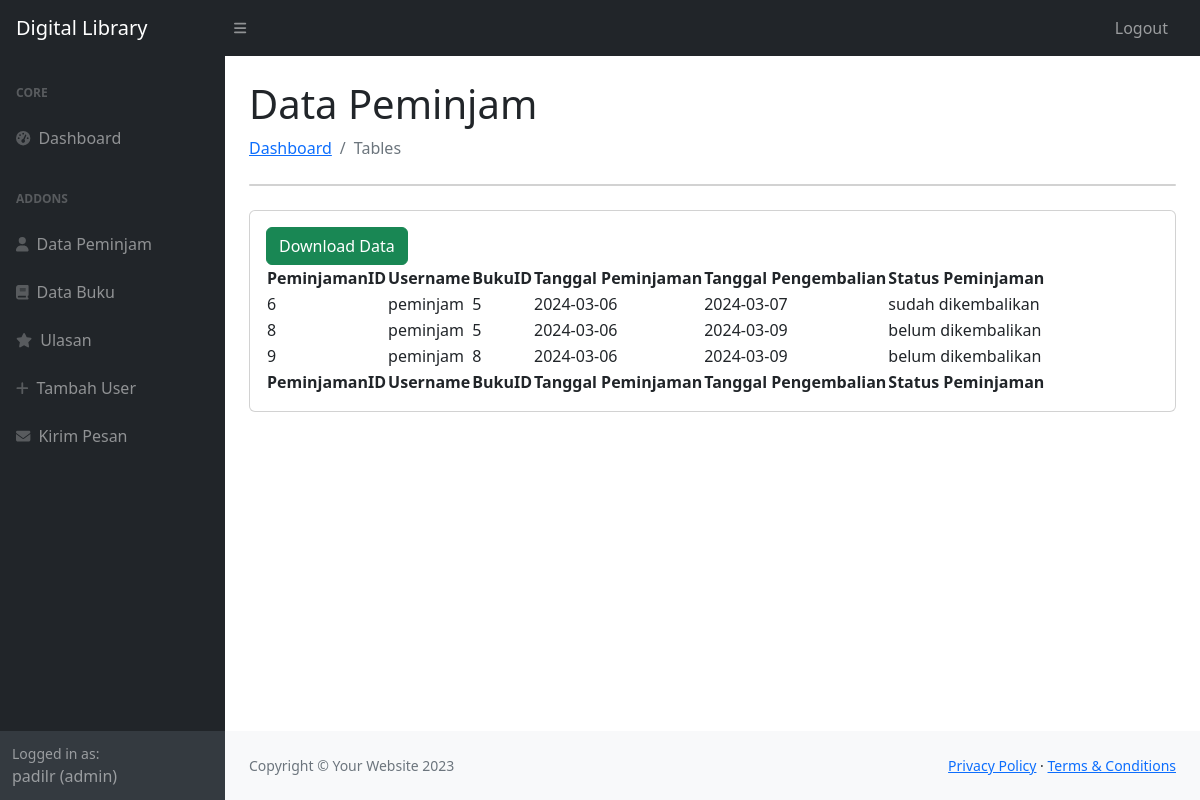
Page /datapeminjam.php (signed in) on the committed database.
### tables this page shows
CREATE TABLE `user` (
  `userID` int(11) NOT NULL,
  `username` varchar(225) NOT NULL,
  `password` varchar(225) NOT NULL,
  `email` varchar(225) NOT NULL,
  `namalengkap` varchar(225) NOT NULL,
  `alamat` text NOT NULL,
  `level` varchar(225) NOT NULL
);

CREATE TABLE `peminjam` (
  `peminjamID` int(11) NOT NULL,
  `userID` int(11) NOT NULL,
  `bukuID` int(11) NOT NULL,
  `tanggalpeminjam` date NOT NULL,
  `tanggalpengembalian` date NOT NULL,
  `statuspeminjaman` varchar(225) NOT NULL,
  `username` varchar(50) NOT NULL,
  `judul` varchar(225) NOT NULL
);

### datapeminjam.php (the view, shortened to what this page needs)
<!DOCTYPE html>
<html lang="en">
    <head>
        <link href="https://cdn.jsdelivr.net/npm/simple-datatables@7.1.2/dist/style.min.css" rel="stylesheet" />
        <link href="css/styles.css" rel="stylesheet" />
    </head>
    <body class="sb-nav-fixed">
    <?php include 'nav.php'; ?>
            <div id="layoutSidenav_content">
                <main>
                    <div class="container-fluid px-4">
                        <h1 class="mt-4">Data Peminjam</h1>
                        <ol class="breadcrumb mb-4">
                            <li class="breadcrumb-item"><a href="index.html">Dashboard</a></li>
                            <li class="breadcrumb-item active">Tables</li>
                        </ol>
                        <div class="card mb-4">
                        </div>
                        <div class="card mb-4">
                            <div class="card-body">
                            <button class="btn btn-success"  onclick="exportToExcel('tblexportData')">Download Data</button>
                                <table id="datatablesSimple">
                                    <thead>
                                        <tr>
                                            <th>PeminjamanID</th>
                                            <th>Username</th>
                                            <th>BukuID</th>
                                            <th>Tanggal Peminjaman</th>
                                            <th>Tanggal Pengembalian</th>
                                            <th>Status Peminjaman</th>
                                        </tr>
                                    </thead>
                                    <tfoot>
                                        <tr>
                                            <th>PeminjamanID</th>
                                            <th>Username</th>
                                            <th>BukuID</th>
                                            <th>Tanggal Peminjaman</th>
                                            <th>Tanggal Pengembalian</th>
                                            <th>Status Peminjaman</th>
                                        </tr>
                                    </tfoot>
                                    <tbody>
                                    <?php
    include 'koneksi.php';
    $query = "SELECT * FROM peminjam";
    $result = mysqli_query($conn, $query);
    if ($result) {
        while ($row = mysqli_fetch_assoc($result)) {
            echo "<tr>";
            echo "<td>" . $row['peminjamID'] . "</td>";
            echo "<td>" . $row['username'] . "</td>";
            echo "<td>" . $row['bukuID'] . "</td>";
            echo "<td>" . $row['tanggalpeminjam'] . "</td>";
            echo "<td>" . $row['tanggalpengembalian'] . "</td>";
            echo "<td>" . $row['statuspeminjaman'] . "</td>";
            echo "</tr>";
        }
    } else {
        echo "Error: " . $query . "<br>" . mysqli_error($conn);
    }
    ?>
                                    </tbody>
                                </table>
                            </div>
                        </div>
                    </div>
                </main>
                <footer class="py-4 bg-light mt-auto">
                    <div class="container-fluid px-4">
                        <div class="d-flex align-items-center justify-content-between small">
                            <div class="text-muted">Copyright &copy; Your Website 2023</div>
                            <div>
                                <a href="#">Privacy Policy</a>
                                &middot;
                                <a href="#">Terms &amp; Conditions</a>
                            </div>
                        </div>
                    </div>
                </footer>
            </div>
        </div>
    </body>
</html>

### nav.php (shortened to what this page needs)
<nav class="sb-topnav navbar navbar-expand navbar-dark bg-dark">
            <a class="navbar-brand ps-3" href="index.html">Digital Library</a>
            <button class="btn btn-link btn-sm order-1 order-lg-0 me-4 me-lg-0" id="sidebarToggle" href="#!"><i class="fas fa-bars"></i></button>
            <ul class="navbar-nav ms-auto ms-md-0 me-3 me-lg-4">
                <li class="nav-item dropdown">
                    <a class="nav-link"href="logout.php" >Logout</a>
                </li>
            </ul>
        </nav>
        <div id="layoutSidenav">
            <div id="layoutSidenav_nav">
                <nav class="sb-sidenav accordion sb-sidenav-dark" id="sidenavAccordion">
                    <div class="sb-sidenav-menu">
                        <div class="nav">
                            <div class="sb-sidenav-menu-heading">Core</div>
                            <a class="nav-link" href="index.php">
                                <div class="sb-nav-link-icon"><i class="fas fa-tachometer-alt"></i></div>
                                Dashboard
                            </a>
                            <div class="sb-sidenav-menu-heading">Addons</div>
                            <a class="nav-link" href="datapeminjam.php">
                                <div class="sb-nav-link-icon"><i class="fa-solid fa-user"></i></div>
                                Data Peminjam
                            </a>
                            <a class="nav-link" href="databuku.php">
                                <div class="sb-nav-link-icon"><i class="fa-solid fa-book"></i></div>
                                Data Buku
                            </a>
                            <a class="nav-link" href="ulasan.php">
                                <div class="sb-nav-link-icon"><i class="fa-solid fa-star"></i></div>
                                Ulasan
                            </a>
                            <a class="nav-link" href="setting.php">
                                <div class="sb-nav-link-icon"><i class="fa-solid fa-plus"></i></div>
                                Tambah User
                            </a>
                            <a class="nav-link" href="pesan.php">
                                <div class="sb-nav-link-icon"><i class="fa-solid fa-envelope"></i></div>
                                Kirim Pesan
                            </a>
                        </div>
                    </div>
                    <div class="sb-sidenav-footer">
                    <?php
                    include 'koneksi.php';
        $tampilPeg    =mysqli_query($conn, "SELECT * FROM user WHERE username='$_SESSION[username]'");
        $peg    =mysqli_fetch_array($tampilPeg);
    ?>
                        <div class="small">Logged in as:</div>
                        <?php echo $_SESSION['username']; ?> (<?=$peg['level']?>)
                    </div>
                </nav>
            </div>

### rows in the picture
user: level "admin"
peminjam: peminjamID "6", username "peminjam", bukuID "5", tanggalpeminjam "2024-03-06", tanggalpengembalian "2024-03-07", statuspeminjaman "sudah dikembalikan"
peminjam: peminjamID "8", username "peminjam", bukuID "5", tanggalpeminjam "2024-03-06", tanggalpengembalian "2024-03-09", statuspeminjaman "belum dikembalikan"
peminjam: peminjamID "9", username "peminjam", bukuID "8", tanggalpeminjam "2024-03-06", tanggalpengembalian "2024-03-09", statuspeminjaman "belum dikembalikan"

### other values in the picture
$_SESSION['username'] "padilr"
